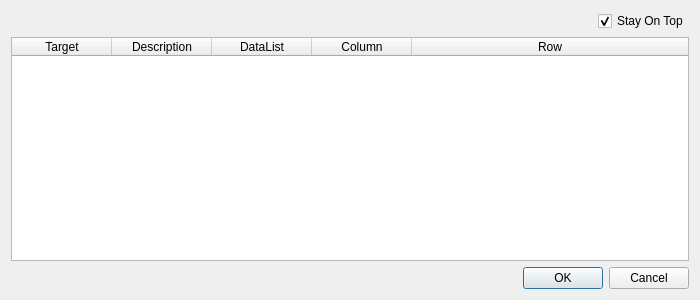
<?xml version="1.0" encoding="UTF-8"?>
<ui version="4.0">
 <class>Dialog</class>
 <widget class="QDialog" name="Dialog">
  <property name="geometry">
   <rect>
    <x>0</x>
    <y>0</y>
    <width>700</width>
    <height>300</height>
   </rect>
  </property>
  <property name="windowTitle">
   <string>Dialog</string>
  </property>
  <property name="windowIcon">
   <iconset>
    <normaloff>:/simulation/search.png</normaloff>:/simulation/search.png</iconset>
  </property>
  <layout class="QGridLayout" name="gridLayout_3">
   <item row="0" column="0">
    <layout class="QGridLayout" name="gridLayout_2">
     <item row="0" column="0">
      <layout class="QGridLayout" name="gridLayout">
       <item row="0" column="0">
        <spacer name="horizontalSpacer">
         <property name="orientation">
          <enum>Qt::Horizontal</enum>
         </property>
         <property name="sizeHint" stdset="0">
          <size>
           <width>40</width>
           <height>20</height>
          </size>
         </property>
        </spacer>
       </item>
       <item row="0" column="1">
        <widget class="QCheckBox" name="chk_stayOnTop">
         <property name="toolTip">
          <string>항상 위에</string>
         </property>
         <property name="text">
          <string>Stay On Top</string>
         </property>
         <property name="checked">
          <bool>true</bool>
         </property>
        </widget>
       </item>
      </layout>
     </item>
     <item row="1" column="0">
      <widget class="QTableWidget" name="tw_refDataListColumn">
       <property name="editTriggers">
        <set>QAbstractItemView::NoEditTriggers</set>
       </property>
       <property name="selectionBehavior">
        <enum>QAbstractItemView::SelectRows</enum>
       </property>
       <attribute name="horizontalHeaderHighlightSections">
        <bool>false</bool>
       </attribute>
       <attribute name="horizontalHeaderStretchLastSection">
        <bool>true</bool>
       </attribute>
       <column>
        <property name="text">
         <string>Target</string>
        </property>
       </column>
       <column>
        <property name="text">
         <string>Description</string>
        </property>
       </column>
       <column>
        <property name="text">
         <string>DataList</string>
        </property>
       </column>
       <column>
        <property name="text">
         <string>Column</string>
        </property>
       </column>
       <column>
        <property name="text">
         <string>Row</string>
        </property>
       </column>
      </widget>
     </item>
    </layout>
   </item>
   <item row="1" column="0">
    <widget class="QDialogButtonBox" name="buttonBox">
     <property name="orientation">
      <enum>Qt::Horizontal</enum>
     </property>
     <property name="standardButtons">
      <set>QDialogButtonBox::Cancel|QDialogButtonBox::Ok</set>
     </property>
    </widget>
   </item>
  </layout>
 </widget>
 <resources>
  <include location="icon/res.qrc"/>
 </resources>
 <connections>
  <connection>
   <sender>buttonBox</sender>
   <signal>accepted()</signal>
   <receiver>Dialog</receiver>
   <slot>accept()</slot>
   <hints>
    <hint type="sourcelabel">
     <x>248</x>
     <y>254</y>
    </hint>
    <hint type="destinationlabel">
     <x>157</x>
     <y>274</y>
    </hint>
   </hints>
  </connection>
  <connection>
   <sender>buttonBox</sender>
   <signal>rejected()</signal>
   <receiver>Dialog</receiver>
   <slot>reject()</slot>
   <hints>
    <hint type="sourcelabel">
     <x>316</x>
     <y>260</y>
    </hint>
    <hint type="destinationlabel">
     <x>286</x>
     <y>274</y>
    </hint>
   </hints>
  </connection>
 </connections>
</ui>
